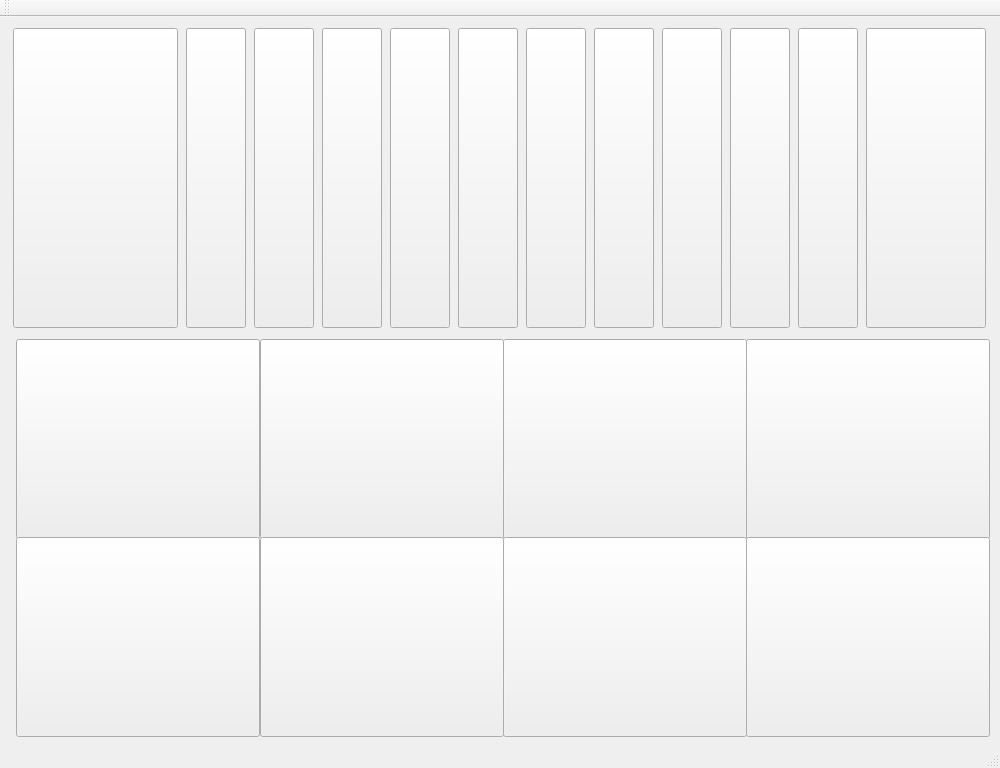
<?xml version="1.0" encoding="UTF-8"?>
<ui version="4.0">
 <class>MainWindow</class>
 <widget class="QMainWindow" name="MainWindow">
  <property name="geometry">
   <rect>
    <x>0</x>
    <y>0</y>
    <width>1000</width>
    <height>768</height>
   </rect>
  </property>
  <property name="minimumSize">
   <size>
    <width>1000</width>
    <height>768</height>
   </size>
  </property>
  <property name="maximumSize">
   <size>
    <width>1000</width>
    <height>768</height>
   </size>
  </property>
  <property name="windowTitle">
   <string>MainWindow</string>
  </property>
  <property name="styleSheet">
   <string notr="true"/>
  </property>
  <widget class="QWidget" name="centralWidget">
   <layout class="QGridLayout" name="gridLayout_2">
    <item row="0" column="0">
     <layout class="QHBoxLayout" name="horizontalLayout">
      <property name="sizeConstraint">
       <enum>QLayout::SetDefaultConstraint</enum>
      </property>
      <item>
       <widget class="QPushButton" name="MN141">
        <property name="minimumSize">
         <size>
          <width>165</width>
          <height>300</height>
         </size>
        </property>
        <property name="maximumSize">
         <size>
          <width>165</width>
          <height>300</height>
         </size>
        </property>
        <property name="styleSheet">
         <string notr="true">background-image: url(:/MN141.png);</string>
        </property>
        <property name="text">
         <string/>
        </property>
       </widget>
      </item>
      <item>
       <widget class="QPushButton" name="MN111">
        <property name="minimumSize">
         <size>
          <width>60</width>
          <height>300</height>
         </size>
        </property>
        <property name="maximumSize">
         <size>
          <width>60</width>
          <height>300</height>
         </size>
        </property>
        <property name="styleSheet">
         <string notr="true">background-image: url(:/MN111.png);</string>
        </property>
        <property name="text">
         <string/>
        </property>
       </widget>
      </item>
      <item>
       <widget class="QPushButton" name="pos1">
        <property name="minimumSize">
         <size>
          <width>60</width>
          <height>300</height>
         </size>
        </property>
        <property name="maximumSize">
         <size>
          <width>60</width>
          <height>300</height>
         </size>
        </property>
        <property name="text">
         <string/>
        </property>
       </widget>
      </item>
      <item>
       <widget class="QPushButton" name="pos2">
        <property name="minimumSize">
         <size>
          <width>60</width>
          <height>300</height>
         </size>
        </property>
        <property name="maximumSize">
         <size>
          <width>60</width>
          <height>300</height>
         </size>
        </property>
        <property name="text">
         <string/>
        </property>
       </widget>
      </item>
      <item>
       <widget class="QPushButton" name="pos3">
        <property name="minimumSize">
         <size>
          <width>60</width>
          <height>300</height>
         </size>
        </property>
        <property name="maximumSize">
         <size>
          <width>60</width>
          <height>300</height>
         </size>
        </property>
        <property name="text">
         <string/>
        </property>
       </widget>
      </item>
      <item>
       <widget class="QPushButton" name="pos4">
        <property name="minimumSize">
         <size>
          <width>60</width>
          <height>300</height>
         </size>
        </property>
        <property name="maximumSize">
         <size>
          <width>60</width>
          <height>300</height>
         </size>
        </property>
        <property name="text">
         <string/>
        </property>
       </widget>
      </item>
      <item>
       <widget class="QPushButton" name="pos5">
        <property name="minimumSize">
         <size>
          <width>60</width>
          <height>300</height>
         </size>
        </property>
        <property name="maximumSize">
         <size>
          <width>60</width>
          <height>300</height>
         </size>
        </property>
        <property name="text">
         <string/>
        </property>
       </widget>
      </item>
      <item>
       <widget class="QPushButton" name="pos6">
        <property name="minimumSize">
         <size>
          <width>60</width>
          <height>300</height>
         </size>
        </property>
        <property name="maximumSize">
         <size>
          <width>60</width>
          <height>300</height>
         </size>
        </property>
        <property name="text">
         <string/>
        </property>
       </widget>
      </item>
      <item>
       <widget class="QPushButton" name="pos7">
        <property name="minimumSize">
         <size>
          <width>60</width>
          <height>300</height>
         </size>
        </property>
        <property name="maximumSize">
         <size>
          <width>60</width>
          <height>300</height>
         </size>
        </property>
        <property name="text">
         <string/>
        </property>
       </widget>
      </item>
      <item>
       <widget class="QPushButton" name="pos8">
        <property name="minimumSize">
         <size>
          <width>60</width>
          <height>300</height>
         </size>
        </property>
        <property name="maximumSize">
         <size>
          <width>60</width>
          <height>300</height>
         </size>
        </property>
        <property name="text">
         <string/>
        </property>
       </widget>
      </item>
      <item>
       <widget class="QPushButton" name="MN523">
        <property name="minimumSize">
         <size>
          <width>60</width>
          <height>300</height>
         </size>
        </property>
        <property name="maximumSize">
         <size>
          <width>60</width>
          <height>300</height>
         </size>
        </property>
        <property name="styleSheet">
         <string notr="true">background-image: url(:/MN523.png);</string>
        </property>
        <property name="text">
         <string/>
        </property>
       </widget>
      </item>
      <item>
       <widget class="QPushButton" name="MN401">
        <property name="minimumSize">
         <size>
          <width>120</width>
          <height>300</height>
         </size>
        </property>
        <property name="maximumSize">
         <size>
          <width>120</width>
          <height>300</height>
         </size>
        </property>
        <property name="styleSheet">
         <string notr="true">background-image: url(:/MN401.png);</string>
        </property>
        <property name="text">
         <string/>
        </property>
       </widget>
      </item>
     </layout>
    </item>
    <item row="1" column="0">
     <layout class="QGridLayout" name="gridLayout">
      <property name="leftMargin">
       <number>5</number>
      </property>
      <property name="topMargin">
       <number>5</number>
      </property>
      <property name="rightMargin">
       <number>5</number>
      </property>
      <property name="bottomMargin">
       <number>5</number>
      </property>
      <property name="spacing">
       <number>5</number>
      </property>
      <item row="1" column="1">
       <widget class="QPushButton" name="pult2">
        <property name="minimumSize">
         <size>
          <width>244</width>
          <height>200</height>
         </size>
        </property>
        <property name="maximumSize">
         <size>
          <width>244</width>
          <height>200</height>
         </size>
        </property>
        <property name="text">
         <string/>
        </property>
       </widget>
      </item>
      <item row="1" column="2">
       <widget class="QPushButton" name="pult3">
        <property name="minimumSize">
         <size>
          <width>244</width>
          <height>200</height>
         </size>
        </property>
        <property name="maximumSize">
         <size>
          <width>244</width>
          <height>200</height>
         </size>
        </property>
        <property name="text">
         <string/>
        </property>
       </widget>
      </item>
      <item row="1" column="0">
       <widget class="QPushButton" name="pult1">
        <property name="minimumSize">
         <size>
          <width>244</width>
          <height>200</height>
         </size>
        </property>
        <property name="maximumSize">
         <size>
          <width>244</width>
          <height>200</height>
         </size>
        </property>
        <property name="text">
         <string/>
        </property>
       </widget>
      </item>
      <item row="1" column="3">
       <widget class="QPushButton" name="pult4">
        <property name="minimumSize">
         <size>
          <width>244</width>
          <height>200</height>
         </size>
        </property>
        <property name="maximumSize">
         <size>
          <width>244</width>
          <height>200</height>
         </size>
        </property>
        <property name="text">
         <string/>
        </property>
       </widget>
      </item>
      <item row="2" column="0">
       <widget class="QPushButton" name="pult5">
        <property name="minimumSize">
         <size>
          <width>244</width>
          <height>200</height>
         </size>
        </property>
        <property name="maximumSize">
         <size>
          <width>244</width>
          <height>200</height>
         </size>
        </property>
        <property name="text">
         <string/>
        </property>
       </widget>
      </item>
      <item row="2" column="1">
       <widget class="QPushButton" name="pult6">
        <property name="minimumSize">
         <size>
          <width>244</width>
          <height>200</height>
         </size>
        </property>
        <property name="maximumSize">
         <size>
          <width>244</width>
          <height>200</height>
         </size>
        </property>
        <property name="text">
         <string/>
        </property>
       </widget>
      </item>
      <item row="2" column="2">
       <widget class="QPushButton" name="pult7">
        <property name="minimumSize">
         <size>
          <width>244</width>
          <height>200</height>
         </size>
        </property>
        <property name="maximumSize">
         <size>
          <width>244</width>
          <height>200</height>
         </size>
        </property>
        <property name="text">
         <string/>
        </property>
       </widget>
      </item>
      <item row="2" column="3">
       <widget class="QPushButton" name="pult8">
        <property name="minimumSize">
         <size>
          <width>244</width>
          <height>200</height>
         </size>
        </property>
        <property name="maximumSize">
         <size>
          <width>244</width>
          <height>200</height>
         </size>
        </property>
        <property name="text">
         <string/>
        </property>
       </widget>
      </item>
     </layout>
    </item>
   </layout>
  </widget>
  <widget class="QMenuBar" name="menuBar">
   <property name="geometry">
    <rect>
     <x>0</x>
     <y>0</y>
     <width>1000</width>
     <height>22</height>
    </rect>
   </property>
  </widget>
  <widget class="QToolBar" name="mainToolBar">
   <attribute name="toolBarArea">
    <enum>TopToolBarArea</enum>
   </attribute>
   <attribute name="toolBarBreak">
    <bool>false</bool>
   </attribute>
  </widget>
  <widget class="QStatusBar" name="statusBar"/>
 </widget>
 <layoutdefault spacing="6" margin="11"/>
 <resources/>
 <connections/>
</ui>
